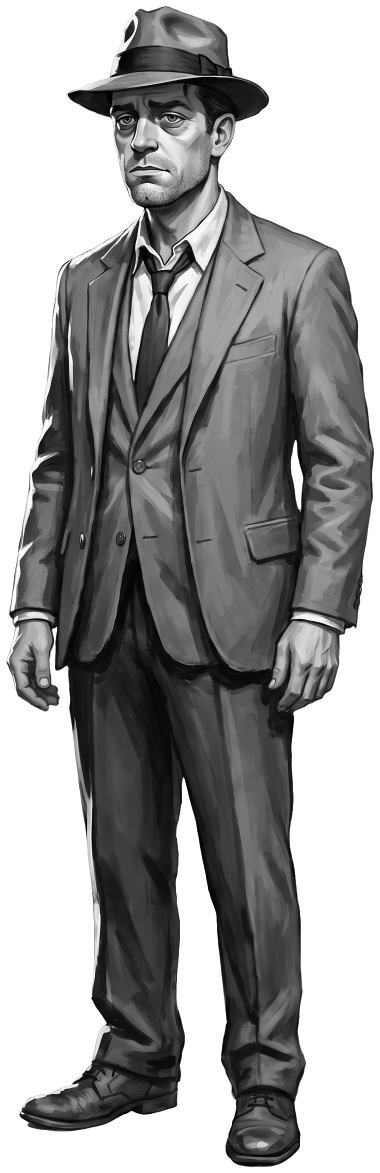
#> input picture art/cast/final/matt.png, 759 x 2345 px (shown at 1/2 size)
$ python scale_check.py ../art/cast/final/matt.png 1.0 ../art/cast/final/matt.png
#> lines starting #> are read from the running program, lines starting #| are printed output that depends on the picture
"""Drop Matt (1.85 m) into a room at several floor points using the scale rule, to check a horizon.

python3 tools/scale_check.py <room.png> <horizon> <out.jpg> x,y [x,y ...]   (fractions of the image)
height_px = (feet_y - horizon) * H * 1.85 / 1.6
"""
import sys
from PIL import Image, ImageDraw
room, hor, out = sys.argv[1], float(sys.argv[2]), sys.argv[3]
bg = Image.open(room).convert('RGB'); W, H = bg.size
#> after `bg = Image.open(room).convert('RGB')`:
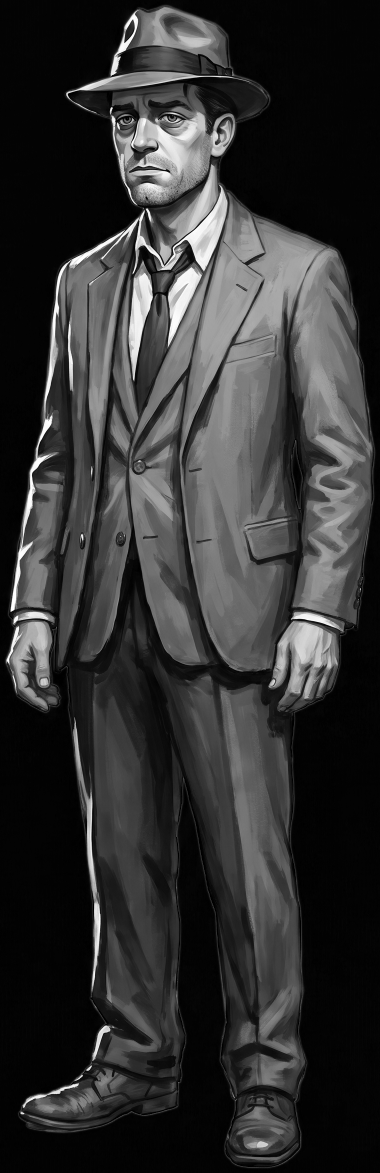
#> bg: PIL image 759x2345 RGB (shown at 1/2 size); min 0, max 255, mean 50.7
#> after `W, H = bg.size`: W = 759; H = 2345
m = Image.open('art/cast/final/matt.png').convert('RGBA'); m = m.crop(m.getbbox())
#> further down, m is the input picture: PIL image 759x2345 RGBA; mean R, G, B, A 50.7, 50.7, 50.7, 147.3
#> after `m = m.crop(m.getbbox())`:
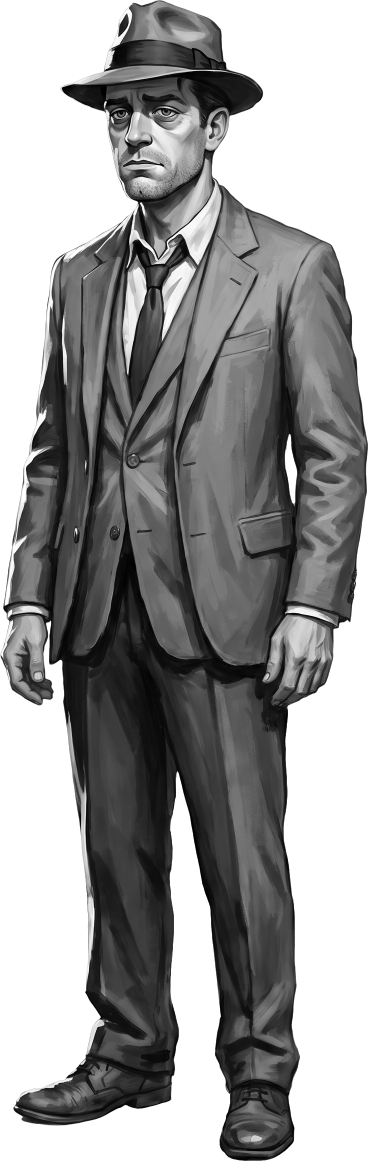
#> m: PIL image 736x2322 RGBA (shown at 1/2 size); mean R, G, B, A 52.7, 52.7, 52.7, 153.4; transparent parts drawn white
d = ImageDraw.Draw(bg)
d.line([(0, hor * H), (W, hor * H)], fill=(255, 0, 0), width=3)
for p in sys.argv[4:]:
    x, y = [float(v) * s for v, s in zip(p.split(','), (W, H))]
    h = (y - hor * H) * 1.85 / 1.6
    if h < 10: continue
    f = m.resize((max(1, int(m.width * h / m.height)), int(h)), Image.LANCZOS)
    bg.paste(f, (int(x - f.width / 2), int(y - f.height)), f)
bg.resize((1100, int(1100 * H / W))).save(out, quality=82)
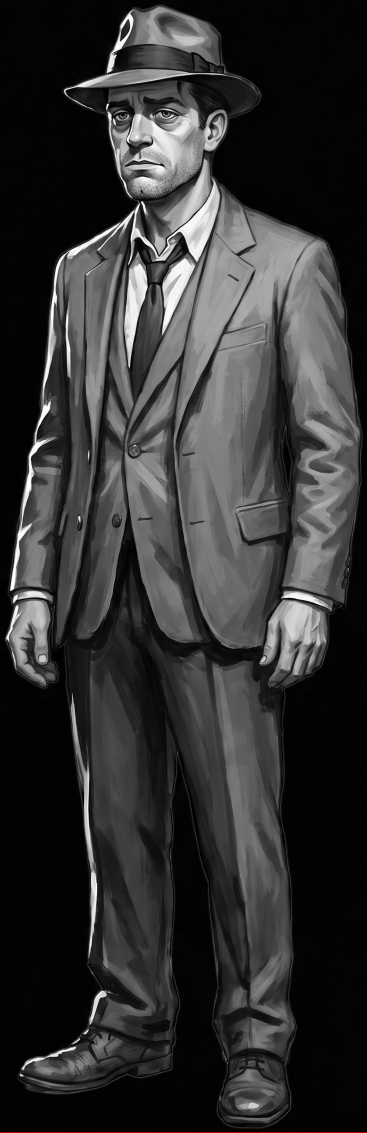
#> saved as matt.png: PIL image 1100x3398 RGB (shown at 1/3 size); mean R, G, B 50.8, 50.7, 50.7

$ run again, with art/cast/final/brancato.png copied over art/cast/final/matt.png
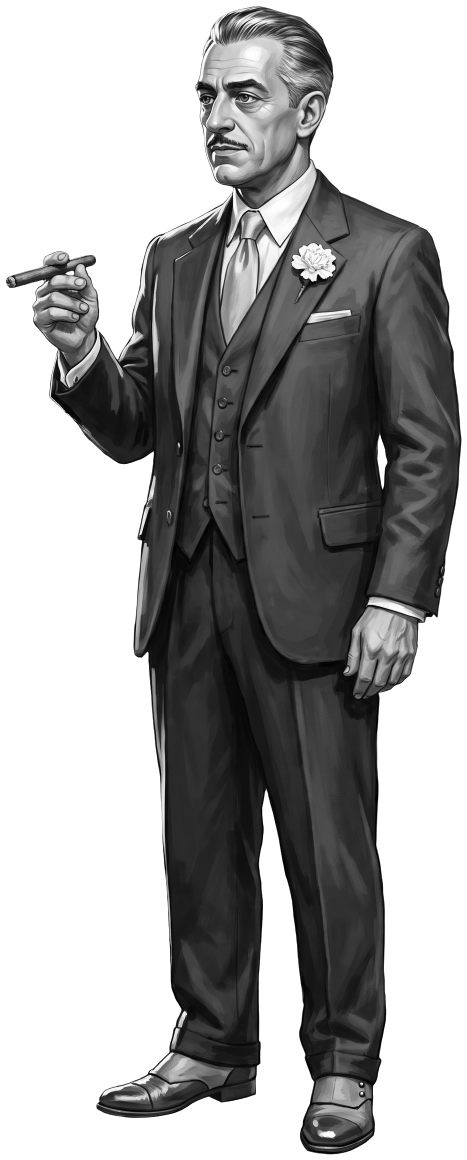
#> input picture art/cast/final/brancato.png, 934 x 2320 px (shown at 1/2 size)
#> `bg = Image.open(room).convert('RGB')`:
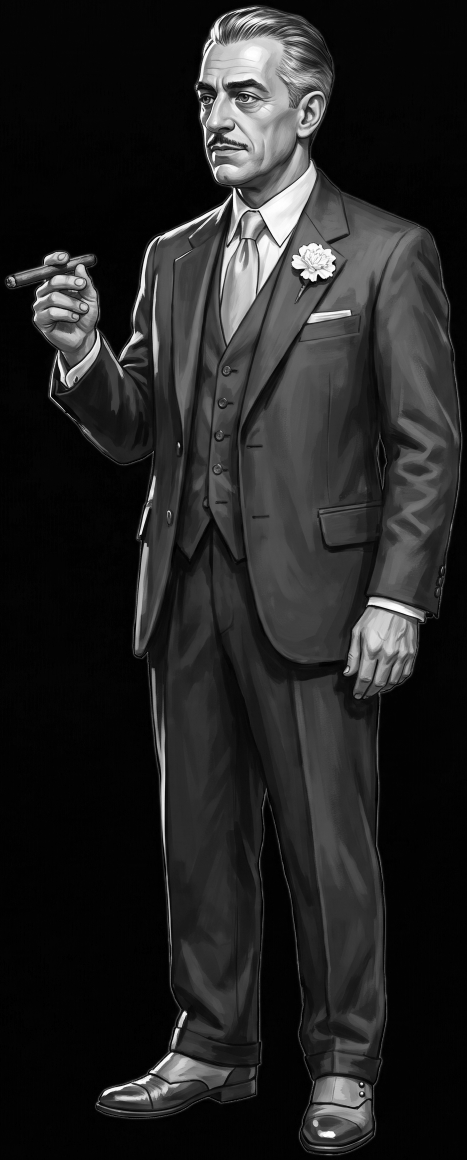
#> bg: PIL image 934x2320 RGB (shown at 1/2 size); min 0, max 255, mean 35.6
#> m is the input picture: PIL image 934x2320 RGBA; mean R, G, B, A 35.6, 35.6, 35.6, 124.6
#> `m = m.crop(m.getbbox())`:
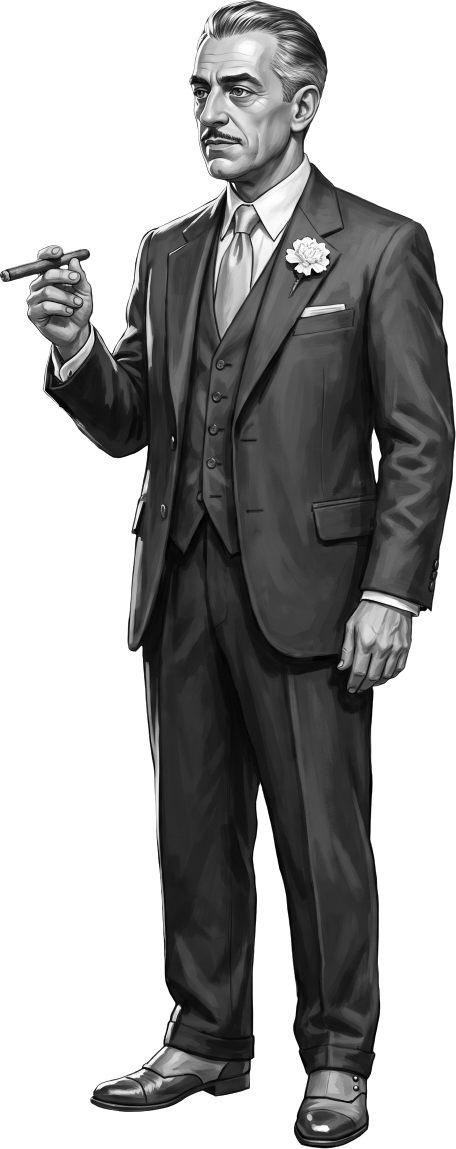
#> m: PIL image 912x2298 RGBA (shown at 1/2 size); mean R, G, B, A 36.7, 36.7, 36.7, 128.8; transparent parts drawn white

$ run again, with art/cast/final/julian-towel.png copied over art/cast/final/matt.png
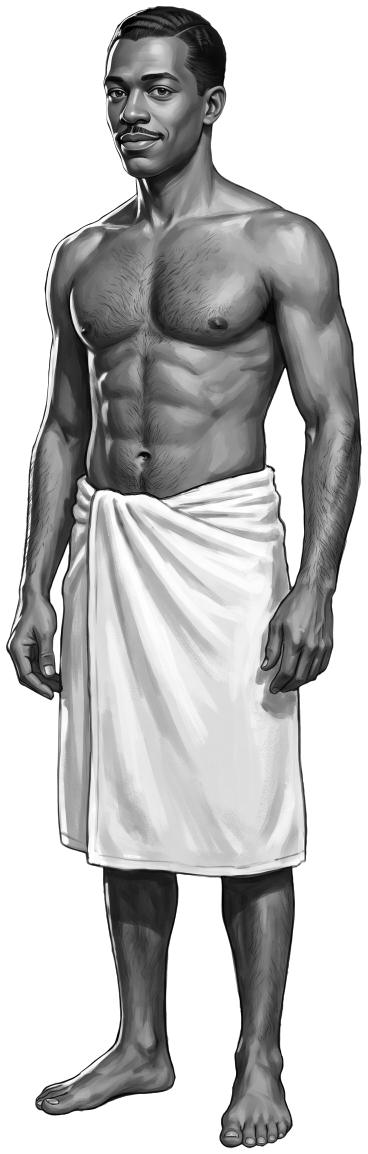
#> input picture art/cast/final/julian-towel.png, 735 x 2308 px (shown at 1/2 size)
#> m is the input picture: PIL image 735x2308 RGBA; mean R, G, B, A 80.7, 80.7, 80.7, 143.3
#> `m = m.crop(m.getbbox())`:
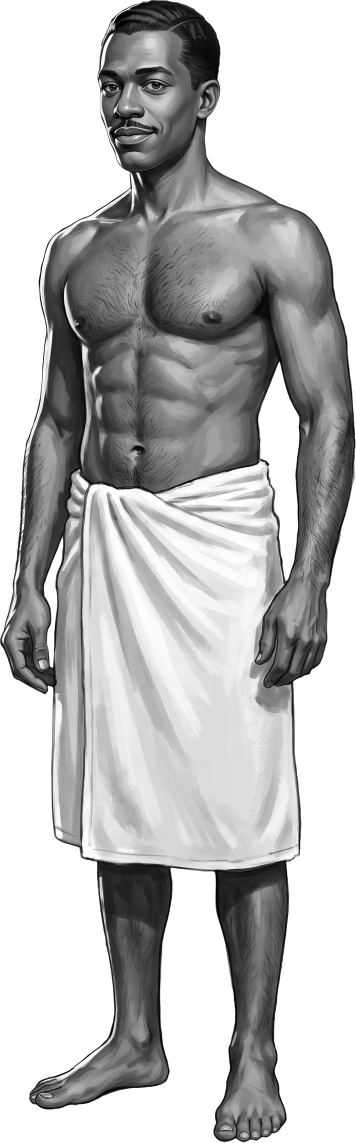
#> m: PIL image 712x2285 RGBA (shown at 1/2 size); mean R, G, B, A 84.1, 84.1, 84.1, 149.4; transparent parts drawn white
#> `bg.resize((1100, int(1100 * H / W))).save(out, quality=82)`:
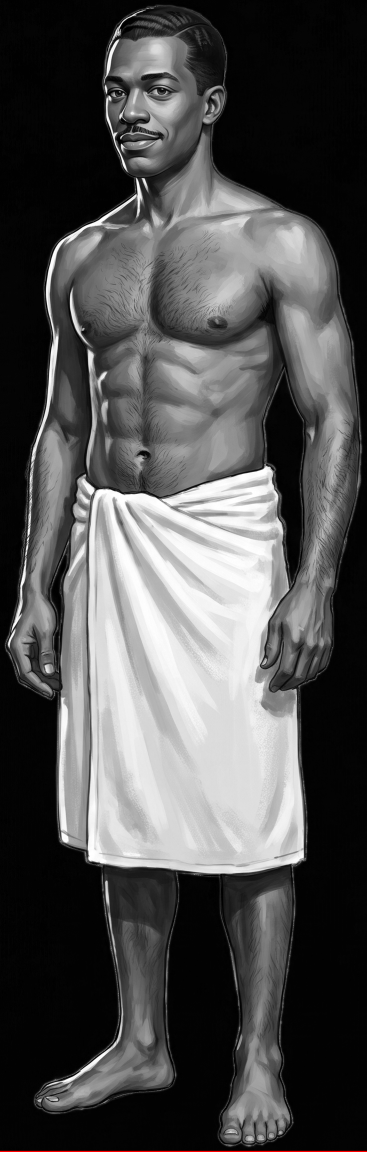
#> saved as matt.png: PIL image 1100x3454 RGB (shown at 1/3 size); mean R, G, B 80.8, 80.7, 80.7

$ run again, with art/cast/final/newsboy.png copied over art/cast/final/matt.png
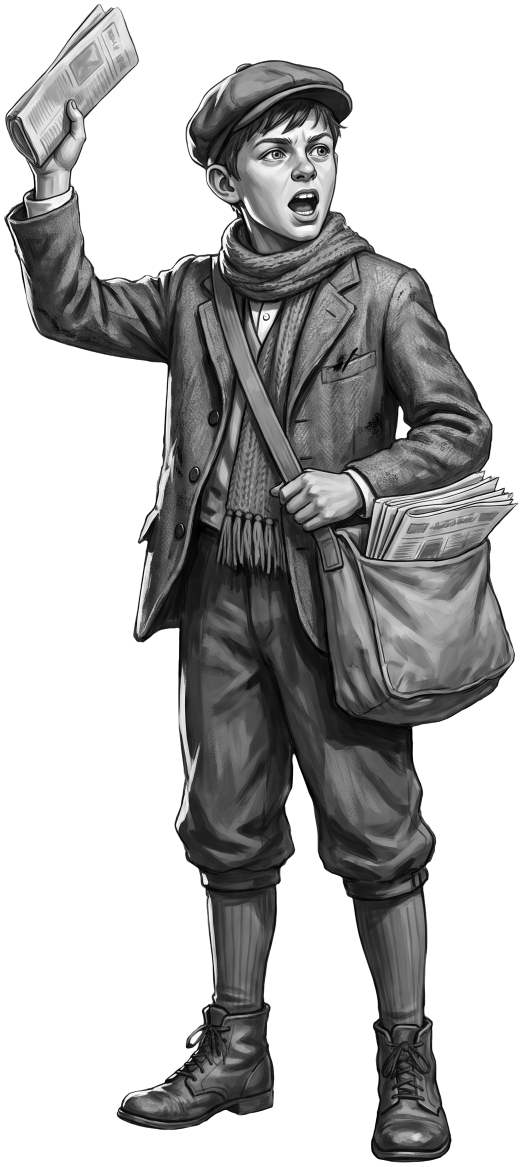
#> input picture art/cast/final/newsboy.png, 1045 x 2333 px (shown at 1/2 size)
#> m is the input picture: PIL image 1045x2333 RGBA; mean R, G, B, A 43.1, 43.1, 43.1, 114.4
#> `m = m.crop(m.getbbox())`:
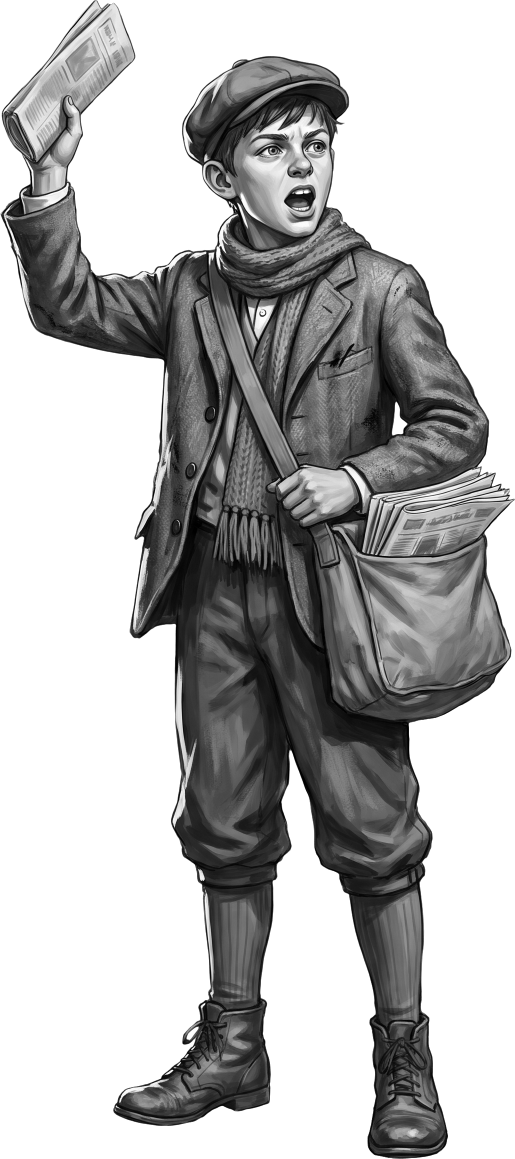
#> m: PIL image 1030x2317 RGBA (shown at 1/2 size); mean R, G, B, A 43.9, 43.9, 43.9, 116.8; transparent parts drawn white
#> `bg.resize((1100, int(1100 * H / W))).save(out, quality=82)`:
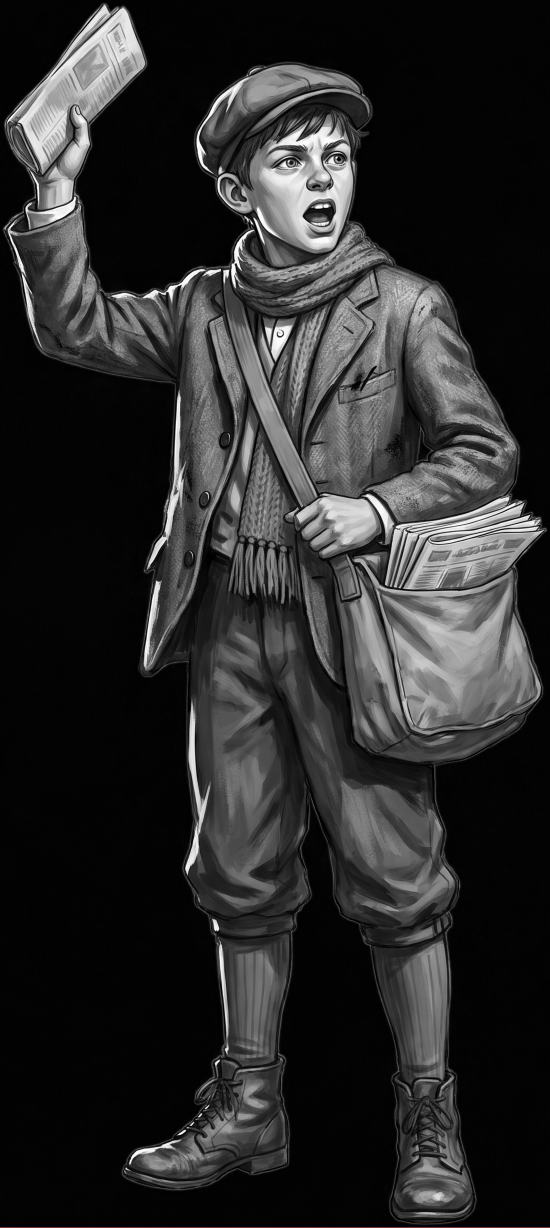
#> saved as matt.png: PIL image 1100x2455 RGB (shown at 1/2 size); mean R, G, B 43.2, 43.1, 43.1
